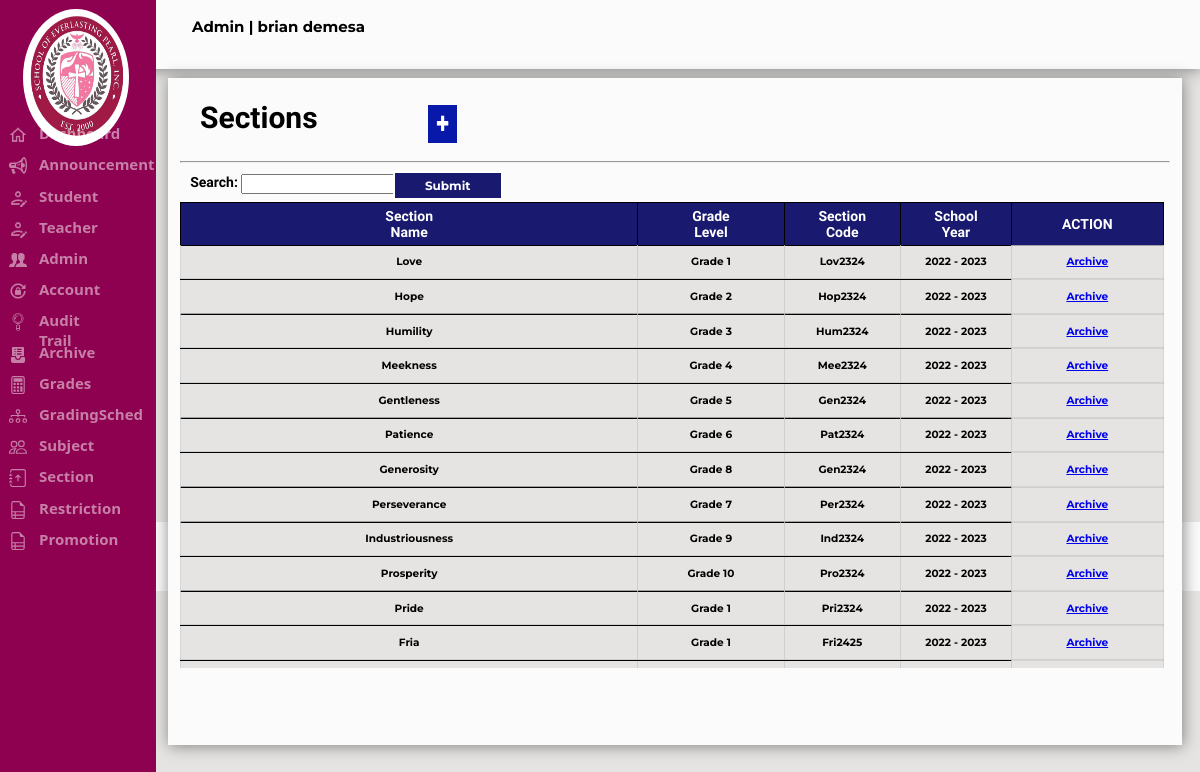
The app's page /Admin/section.php (signed in) with its own data.
### tables this page shows
CREATE TABLE `tbl_sepi_account` (
  `Acc_ID` int(11) NOT NULL AUTO_INCREMENT,
  `Admin_ID` varchar(20) NOT NULL,
  `Fname` varchar(30) NOT NULL,
  `mname` varchar(5) NOT NULL,
  `Lname` varchar(30) NOT NULL,
  `Username` varchar(30) NOT NULL,
  `EMAIL` varchar(50) NOT NULL,
  `Password` varchar(30) NOT NULL,
  `Gender` varchar(15) NOT NULL,
  `Address` varchar(50) NOT NULL,
  `Role` varchar(20) NOT NULL,
  `Hdate` date NOT NULL,
  PRIMARY KEY (`Acc_ID`)
);

CREATE TABLE `tbl_section` (
  `ID` int(11) NOT NULL AUTO_INCREMENT,
  `Section_Name` varchar(255) DEFAULT NULL,
  `Section_Code` varchar(255) DEFAULT NULL,
  `Grade_Level` varchar(255) DEFAULT '',
  `SY` varchar(255) DEFAULT NULL,
  `Section` varchar(255) DEFAULT NULL,
  PRIMARY KEY (`ID`)
);

### Admin/section.php (the view, shortened to what this page needs)
<?php	include "../sepi_connect.php";
if(!isset($_SESSION['loggedin']) || $_SESSION['loggedin'] !== true)
 {
	 header("refresh:0; ../Index.php");
	 exit;
 }else if(isset($_SESSION['Acc_ID']))
	{
		$userid = $_SESSION['Acc_ID'];
		$getrecord = mysqli_query($config,"SELECT * FROM tbl_sepi_account WHERE Acc_ID ='$userid'");
		while($rowedit = mysqli_fetch_assoc($getrecord))
		{
			$type = $rowedit['Role'];
			$name = $rowedit['Fname']." ".$rowedit['Lname'];
		}
	}
if(isset($_POST['search'])){
$search = $_POST['search'];
if ($search != NULL){
	$sql = "SELECT * FROM `tbl_section` WHERE `ID` LIKE '%$search%' OR
	`Section_Name` LIKE '%$search%' OR `Section_Code` LIKE '%$search%' OR `Grade_Level` LIKE '%$search%' OR `SY` LIKE '%$search%'";
}else{
$sql = "Select * from tbl_section";
}
}else{
$sql = "Select * from tbl_section";
}
?>
<html>
<head>
</head>
<link rel="stylesheet" href="../Css/sepi.css">
<body style="background-color:#E5E4E2">
<div class="header">
<form method="POST"action="logout.php" >
<p class="displayname"><?php echo "$type" ?> | <?php echo "$name" ?></p>
</form>
</div>
			<div class="footer">
				<h6 id="footer">© 2022 SEPI Login Form. All Rights Reserved | Designed by Excel-erator</h6>
			</div>
<form method=POST action="section.php">
		<?php
		include_once('SideNav.php');
		?>
<div class="announcementdiv">
				<h1 id="announcemetfont">Sections</h1>
				<a href="sectionadd.php" name="addannouncement"><img src="../Images/add_icon.png" class="addannouncementbtn"></a>
				<hr>
				<p class="searchannouncement">Search:</p>
				<input type=text name=search class="announcementtxt">
				<input type=submit name=sub class="announcementbtn">
<?php
include "../sepi_connect.php";
$result = $config -> query($sql);
if($result -> num_rows > 0){
	echo"<div class=announcementtbl style=overflow:auto;>";
	echo"<table class=announcementtbl1>";
	echo "<tr>";
echo "<th Class=announcementheader>Section Name";
echo "<th Class=announcementheader1>Grade Level";
echo "<th Class=announcementheader2>Section Code";
echo "<th Class=announcementheader2>School Year";
echo "<th Class=announcementheader1>ACTION";
while($row = $result -> fetch_assoc()){
echo "<tr>";
echo "<td class=announcementinfo rowspan=2>".$row['Section_Name'];
echo "<td class=announcementinfo rowspan=2>".$row['Grade_Level'];
	echo "<td class='announcementinfo' rowspan=2>".$row['Section_Code'];
	echo "<td class='announcementinfo' rowspan=2>".$row['SY'];
echo "<tr>";
echo "<td class=announcementinfo> <a href='deleteannounce.php?ID=".$row['ID']."'> Archive </a>";
echo"<tr>";
echo "<td class=announcementinfo1 colspan=4>";
}
}else{
echo "<br><br><br>No data found in section";
}
?>
</div>
</body>
</html>

### records on screen
tbl_sepi_account: Role "Admin", name "brian demesa"
tbl_section: Section_Name "Love", Grade_Level "Grade 1", Section_Code "Lov2324", SY "2022 - 2023"
tbl_section: Section_Name "Hope", Grade_Level "Grade 2", Section_Code "Hop2324", SY "2022 - 2023"
tbl_section: Section_Name "Humility", Grade_Level "Grade 3", Section_Code "Hum2324", SY "2022 - 2023"
tbl_section: Section_Name "Meekness", Grade_Level "Grade 4", Section_Code "Mee2324", SY "2022 - 2023"
tbl_section: Section_Name "Gentleness", Grade_Level "Grade 5", Section_Code "Gen2324", SY "2022 - 2023"
tbl_section: Section_Name "Patience", Grade_Level "Grade 6", Section_Code "Pat2324", SY "2022 - 2023"
tbl_section: Section_Name "Generosity", Grade_Level "Grade 8", Section_Code "Gen2324", SY "2022 - 2023"
tbl_section: Section_Name "Perseverance", Grade_Level "Grade 7", Section_Code "Per2324", SY "2022 - 2023"
tbl_section: Section_Name "Industriousness", Grade_Level "Grade 9", Section_Code "Ind2324", SY "2022 - 2023"
tbl_section: Section_Name "Prosperity", Grade_Level "Grade 10", Section_Code "Pro2324", SY "2022 - 2023"
tbl_section: Section_Name "Pride", Grade_Level "Grade 1", Section_Code "Pri2324", SY "2022 - 2023"
tbl_section: Section_Name "Fria", Grade_Level "Grade 1", Section_Code "Fri2425", SY "2022 - 2023"
